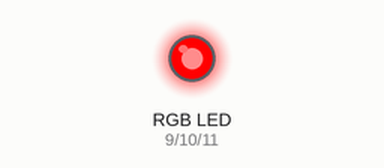
Recording of a sketch running on a simulated Arduino Uno, built with avr-gcc and run on an emulated ATmega328P. On the bench: an RGB LED mixed from three pins (HIGH = lit). Dim RGB values are drawn brighter than linear.

Above: at 0.05 s.
At 1.4 s:
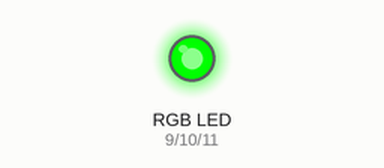
At 2.75 s:
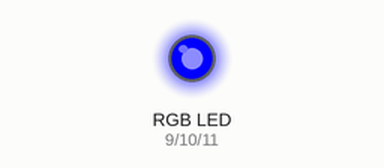
At 5.5 s:
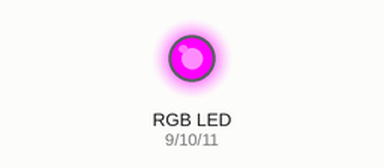
At 8.25 s:
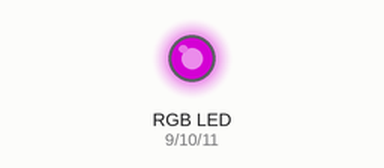
At 11.0 s:
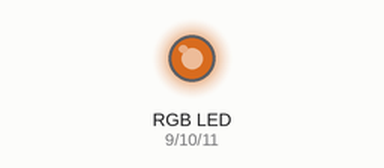
Timing chart, 0 to 14.3 s (numbered marks = the images above):
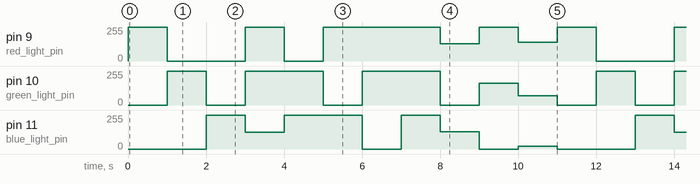

Measured:
- by itself, pin 10 (green_light_pin): repeats every 11.0 s: 2 × (0/255 1.0 s, 255/255 2.0 s), 0/255 1.0 s, 165/255 1.0 s, 69/255 1.0 s, 0/255 1.0 s, 255/255 1.0 s
- by itself, pin 9 (red_light_pin): repeats every 11.0 s: 0/255 2.0 s, 255/255 1.0 s, 0/255 1.0 s, 255/255 3.0 s, 128/255 1.0 s, 255/255 1.0 s, 139/255 1.0 s, 255/255 1.0 s

The sketch:

RGB_LED.ino
```cpp
// circuit diagram - https://www.tinkercad.com/things/djXeoY5NZM0

int red_light_pin= 9;
int green_light_pin = 10;
int blue_light_pin = 11;
void setup() {
  pinMode(red_light_pin, OUTPUT);
  pinMode(green_light_pin, OUTPUT);
  pinMode(blue_light_pin, OUTPUT);
}
void loop() {
  RGB_color(255, 0, 0); // Red
  delay(1000);
  RGB_color(0, 255, 0); // Green
  delay(1000);
  RGB_color(0, 0, 255); // Blue
  delay(1000);
  RGB_color(255, 255, 125); // Raspberry
  delay(1000);
  RGB_color(0, 255, 255); // Cyan
  delay(1000);
  RGB_color(255, 0, 255); // Magenta
  delay(1000);
  RGB_color(255, 255, 0); // Yellow
  delay(1000);
  RGB_color(255, 255, 255); // White
  delay(1000);
  RGB_color(128,0,128); // Purple
  delay(1000);
  RGB_color(255,165,0); // Orange
  delay(1000);
  RGB_color(139,69,19); // Brown
  delay(1000);

// more color codes on https://www.rapidtables.com/web/color/RGB_Color.html

}
void RGB_color(int red_light_value, int green_light_value, int blue_light_value)
 {
  analogWrite(red_light_pin, red_light_value);
  analogWrite(green_light_pin, green_light_value);
  analogWrite(blue_light_pin, blue_light_value);
}
```
